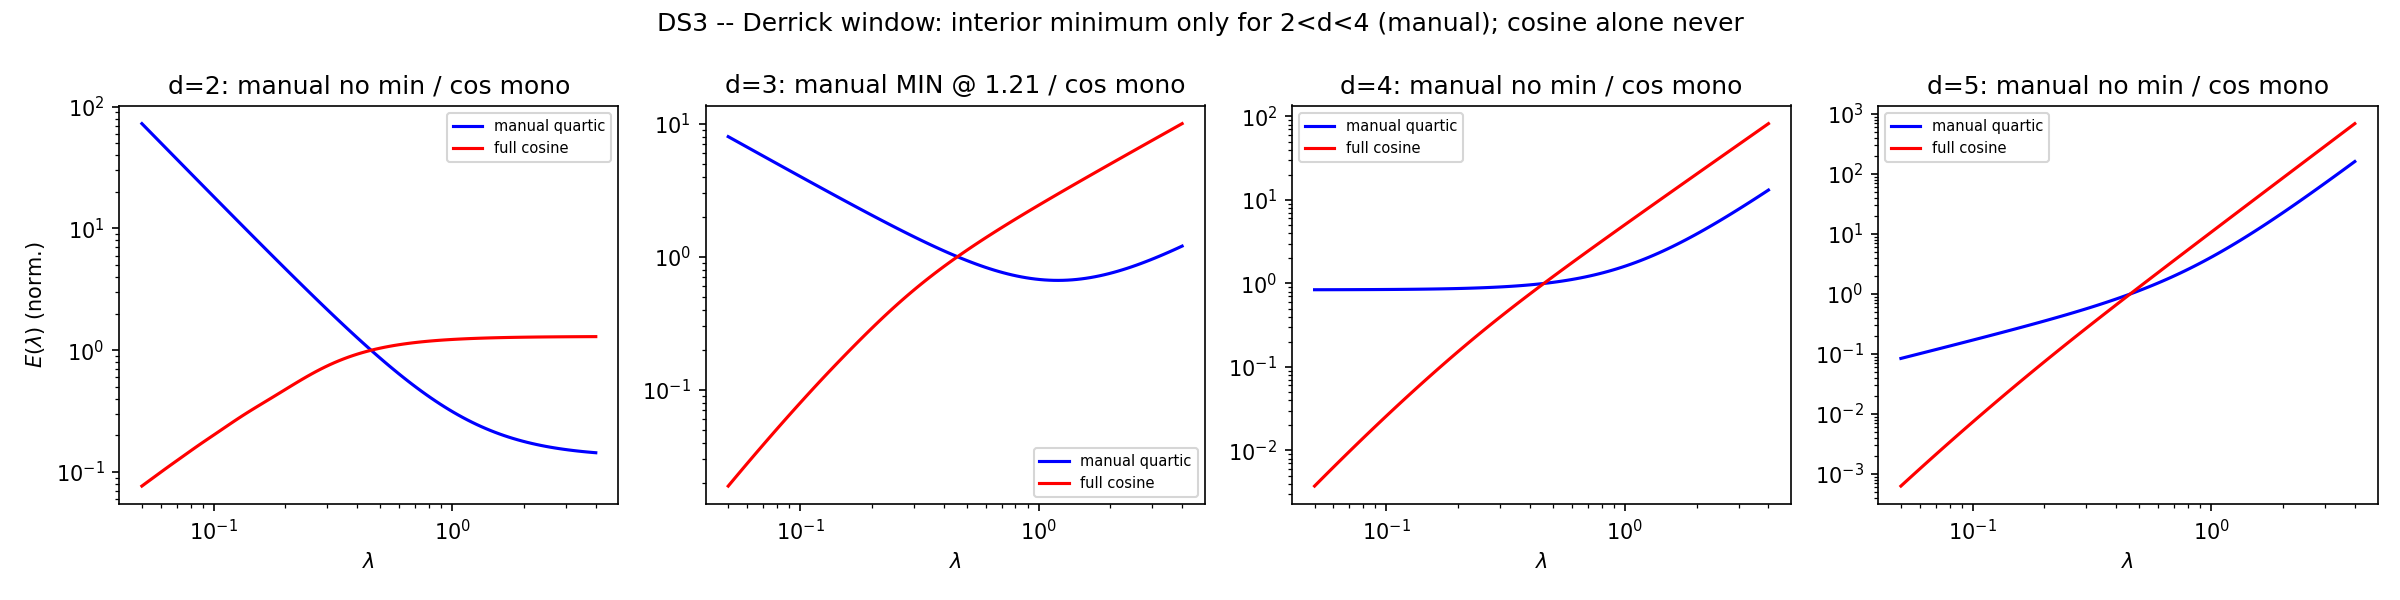

Write Python code to recreate this figure.
"""DS3 -- the Derrick window vs dimension, with the network's locked coefficients.

Radial hedgehog F = pi exp(-u) generalised to d spatial dimensions: current Gram
eigenvalues F'^2 (radial) and s = sin^2 F / u^2 with multiplicity (d-1).

Three energies, dilation x -> x/lambda:
  E2(lambda)      = lambda^{d-2} E2      (sigma term)
  E_manual        = lambda^{d-2} E2 + e_sk lambda^{d-4} E4K  (dominant quartic)
                    -> interior minimum iff 2 < d < 4  (d=3 unique integer)
  E_cos(lambda;a) = full link cosine with the LOCKED coefficients of SC1
                    (direction average with the d-dim isotropic weight
                     (1-c^2)^{(d-3)/2}): pre-registered MONOTONIC in every d
                    (the -3S+2K saturation is d-independent; this also kills
                     the sextic rescue route in d=5, since the full cosine
                     contains all orders).
"""

from __future__ import annotations

import json
from pathlib import Path

import matplotlib

matplotlib.use("Agg")
import matplotlib.pyplot as plt
import numpy as np
from scipy.special import roots_jacobi

OUT = Path(__file__).resolve().parent

U = np.linspace(1e-4, 14.0, 2400)
DU = float(U[1] - U[0])
F = np.pi * np.exp(-U)
FP = -np.pi * np.exp(-U)
S_TAN = np.sin(F) ** 2 / U ** 2
DIMS = [2, 3, 4, 5]
LAMS = np.geomspace(0.05, 4.0, 100)
E_SK = 1.0
A_LINK = 1.0


def energies_lambda1(d):
    trG = FP ** 2 + (d - 1) * S_TAN
    K = trG ** 2 - (FP ** 4 + (d - 1) * S_TAN ** 2)
    meas = U ** (d - 1) * DU                       # radial measure (x solid angle)
    E2 = float(np.sum(meas * trG))
    E4K = float(np.sum(meas * K / 2.0))            # su2_core convention sum_{i<j}
    return E2, E4K


def cos_weights(d, n=64):
    """Quadrature for <f(c)>, c = e.rhat in d dims: weight (1-c^2)^{(d-3)/2}."""
    al = (d - 3) / 2.0
    x, w = roots_jacobi(n, al, al)
    return x, w / np.sum(w)


def e_cos(lam, a, d, cnodes, cw):
    q2 = FP[:, None] ** 2 * cnodes[None, :] ** 2 + \
        S_TAN[:, None] * (1.0 - cnodes[None, :] ** 2)
    arg = (a / (2.0 * lam)) * np.sqrt(np.maximum(q2, 0.0))
    avg = (1.0 - np.cos(arg)) @ cw
    dens = (24.0 / a ** 2) * avg
    return float(np.sum((lam * U) ** (d - 1) * dens) * (lam * DU))


def main():
    out = {}
    fig, axes = plt.subplots(1, len(DIMS), figsize=(16, 4.0))
    for d, ax in zip(DIMS, axes):
        E2, E4K = energies_lambda1(d)
        e_man = LAMS ** (d - 2) * E2 + E_SK * LAMS ** (d - 4) * E4K
        cn, cw = cos_weights(d)
        e_full = np.array([e_cos(l, A_LINK, d, cn, cw) for l in LAMS])

        i_man = int(np.argmin(e_man))
        man_interior = 0 < i_man < len(LAMS) - 1
        cos_monotonic = bool(np.all(np.diff(e_full) > 0))
        out[d] = {
            "E2": E2, "E4K": E4K,
            "manual": {"interior_minimum": bool(man_interior),
                       "lambda_star": float(LAMS[i_man]) if man_interior else None,
                       "lambda_star_pred": float(np.sqrt(E_SK * E4K / E2) *
                                                 ((4 - d) / (d - 2)) ** 0.5)
                       if 2 < d < 4 else None},
            "cosine": {"monotonic_increasing": cos_monotonic,
                       "interior_minimum": bool(
                           0 < int(np.argmin(e_full)) < len(LAMS) - 1)},
        }
        ax.plot(LAMS, e_man / e_man[len(LAMS) // 2], "b-", label="manual quartic")
        ax.plot(LAMS, e_full / e_full[len(LAMS) // 2], "r-", label="full cosine")
        ax.set_xscale("log")
        ax.set_yscale("log")
        ax.set_xlabel(r"$\lambda$")
        ax.set_title(f"d={d}: manual "
                     f"{'MIN @ %.2f' % LAMS[i_man] if man_interior else 'no min'}"
                     f" / cos {'mono' if cos_monotonic else 'STRUCT'}")
        if d == DIMS[0]:
            ax.set_ylabel(r"$E(\lambda)$ (norm.)")
        ax.legend(fontsize=7)
    fig.suptitle("DS3 -- Derrick window: interior minimum only for 2<d<4 (manual); "
                 "cosine alone never")
    fig.tight_layout()
    fig.savefig(OUT / "DS3_derrick.png", dpi=150)

    window = [d for d in DIMS if out[d]["manual"]["interior_minimum"]]
    payload = {"per_dimension": {str(d): out[d] for d in DIMS},
               "derrick_window_integers": window,
               "pre_registered": "window = [3]; cosine monotonic in every d"}
    (OUT / "DS3_derrick.json").write_text(json.dumps(payload, indent=2))
    print(json.dumps({"window": window,
                      "cosine_monotonic": {str(d): out[d]["cosine"]
                                           ["monotonic_increasing"]
                                           for d in DIMS}}, indent=2))


if __name__ == "__main__":
    main()
